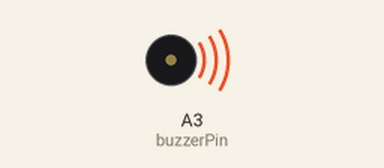
Recording of a sketch running on a simulated Arduino Uno, built with avr-gcc and run on an emulated ATmega328P. Parts: buzzer (waves = sounding).

Above: at 0.9 s.
At 1.78 s:
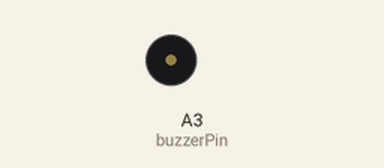
Timing chart, 0 to 3.0 s (numbered marks = the images above):
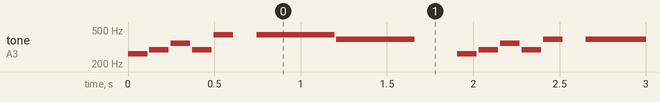

Measured:
- by itself, tone on A3 (buzzerPin): plays 262 Hz for 0.11 s, 294 Hz for 0.11 s, 349 Hz for 0.11 s, 294 Hz for 0.11 s, 440 Hz for 0.11 s, 440 Hz for 0.45 s … (479 notes in this stretch)

The sketch:

Latihan_08.ino
```cpp
/* Bluino Starter Shield
   Latihan 08 Membunyikan Buzzer

   This sketch uses the buzzer to play songs.
   The Arduino's tone() command will play notes of a given frequency.

   Version 1.0 9/2017 MK
*/


const int buzzerPin = A3;    // connect the buzzer to pin A3
const int songLength = 18;   // sets the number of notes of the song

// Notes is an array of text characters corresponding to the notes
// in your song. A space represents a rest (no tone)

char notes[songLength] = {
  'c', 'd', 'f', 'd', 'a', ' ', 'a', 'g', ' ', 'c', 'd', 'f', 'd', 'g', ' ', 'g', 'f', ' '};

// beats[] is an array of values for each note. A "1" represents a quarter-note,
// "2" a half-note, and "4" a quarter-note.
// Don't forget that the rests (spaces) need a length as well.

int beats[songLength] = {
  1, 1, 1, 1, 1, 1, 4, 4, 2, 1, 1, 1, 1, 1, 1, 4, 4, 2};

int tempo = 113;  // The tempo is how fast to play the song (beats per second).

void setup() {
  pinMode(buzzerPin, OUTPUT);  // sets the  buzzer pin as an OUTPUT
}


void loop() {
  int i, duration; //

  for (i = 0; i < songLength; i++) {  // for loop is used to index through the arrays
    duration = beats[i] * tempo;  // length of note/rest in ms

    if (notes[i] == ' ')          // is this a rest?
      delay(duration);            // then pause for a moment
    else {                        // otherwise, play the note
      tone(buzzerPin, frequency(notes[i]), duration);
      delay(duration);            // wait for tone to finish
    }
    delay(tempo/10);              // brief pause between notes
  }

}

int frequency(char note) {
  int i;
  const int numNotes = 8;  // number of notes we're storing
  char names[numNotes] = {
    'c', 'd', 'e', 'f', 'g', 'a', 'b', 'C'    };
  int frequencies[numNotes] = {
    262, 294, 330, 349, 392, 440, 494, 523    };

  // Now we'll search through the letters in the array, and if
  // we find it, we'll return the frequency for that note.

  for (i = 0; i < numNotes; i++) { // Step through the notes
    if (names[i] == note) {        // Is this the one?
      return(frequencies[i]);     // Yes! Return the frequency and exit function.
    }
  }
  return(0);  // We looked through everything and didn't find it,
  // but we still need to return a value, so return 0.
}
```
